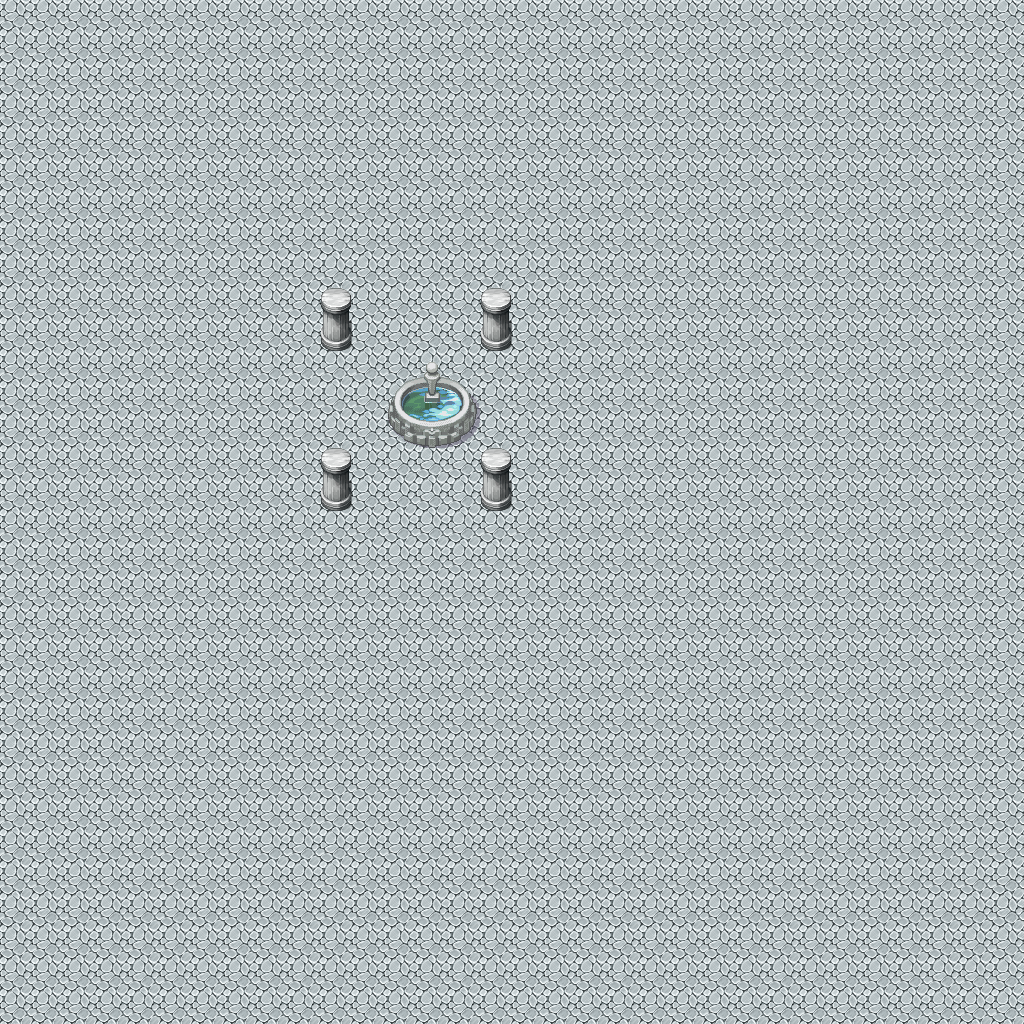

Tiled map render using the project's own tile images. Description and the whole map definition, tile-layer contents included, below:
An orthogonal 32x32 tile map with 32x32 px tiles, 2 tile layers (Background, Foreground) and 1 object (Source of life).

<map version="1.10" tiledversion="1.12.2" orientation="orthogonal" renderorder="right-down" width="32" height="32" tilewidth="32" tileheight="32" infinite="0" nextlayerid="4" nextobjectid="2">
 <tileset firstgid="1" name="World" tilewidth="32" tileheight="32" tilecount="3040" columns="32">
  <image source="../textures/World.png" width="1024" height="3040" />
 </tileset>
 <layer id="1" name="Background" width="32" height="32">
  <data encoding="csv">
70,70,70,70,70,70,70,70,70,70,70,70,70,70,70,70,70,70,70,70,70,70,70,70,70,70,70,70,70,70,70,70,
70,70,70,70,70,70,70,70,70,70,70,70,70,70,70,70,70,70,70,70,70,70,70,70,70,70,70,70,70,70,70,70,
70,70,70,70,70,70,70,70,70,70,70,70,70,70,70,70,70,70,70,70,70,70,70,70,70,70,70,70,70,70,70,70,
70,70,70,70,70,70,70,70,70,70,70,70,70,70,70,70,70,70,70,70,70,70,70,70,70,70,70,70,70,70,70,70,
70,70,70,70,70,70,70,70,70,70,70,70,70,70,70,70,70,70,70,70,70,70,70,70,70,70,70,70,70,70,70,70,
70,70,70,70,70,70,70,70,70,70,70,70,70,70,70,70,70,70,70,70,70,70,70,70,70,70,70,70,70,70,70,70,
70,70,70,70,70,70,70,70,70,70,70,70,70,70,70,70,70,70,70,70,70,70,70,70,70,70,70,70,70,70,70,70,
70,70,70,70,70,70,70,70,70,70,70,70,70,70,70,70,70,70,70,70,70,70,70,70,70,70,70,70,70,70,70,70,
70,70,70,70,70,70,70,70,70,70,70,70,70,70,70,70,70,70,70,70,70,70,70,70,70,70,70,70,70,70,70,70,
70,70,70,70,70,70,70,70,70,70,70,70,70,70,70,70,70,70,70,70,70,70,70,70,70,70,70,70,70,70,70,70,
70,70,70,70,70,70,70,70,70,70,70,70,70,70,70,70,70,70,70,70,70,70,70,70,70,70,70,70,70,70,70,70,
70,70,70,70,70,70,70,70,70,70,70,70,70,70,70,70,70,70,70,70,70,70,70,70,70,70,70,70,70,70,70,70,
70,70,70,70,70,70,70,70,70,70,70,70,70,70,70,70,70,70,70,70,70,70,70,70,70,70,70,70,70,70,70,70,
70,70,70,70,70,70,70,70,70,70,70,70,70,70,70,70,70,70,70,70,70,70,70,70,70,70,70,70,70,70,70,70,
70,70,70,70,70,70,70,70,70,70,70,70,70,70,70,70,70,70,70,70,70,70,70,70,70,70,70,70,70,70,70,70,
70,70,70,70,70,70,70,70,70,70,70,70,70,70,70,70,70,70,70,70,70,70,70,70,70,70,70,70,70,70,70,70,
70,70,70,70,70,70,70,70,70,70,70,70,70,70,70,70,70,70,70,70,70,70,70,70,70,70,70,70,70,70,70,70,
70,70,70,70,70,70,70,70,70,70,70,70,70,70,70,70,70,70,70,70,70,70,70,70,70,70,70,70,70,70,70,70,
70,70,70,70,70,70,70,70,70,70,70,70,70,70,70,70,70,70,70,70,70,70,70,70,70,70,70,70,70,70,70,70,
70,70,70,70,70,70,70,70,70,70,70,70,70,70,70,70,70,70,70,70,70,70,70,70,70,70,70,70,70,70,70,70,
70,70,70,70,70,70,70,70,70,70,70,70,70,70,70,70,70,70,70,70,70,70,70,70,70,70,70,70,70,70,70,70,
70,70,70,70,70,70,70,70,70,70,70,70,70,70,70,70,70,70,70,70,70,70,70,70,70,70,70,70,70,70,70,70,
70,70,70,70,70,70,70,70,70,70,70,70,70,70,70,70,70,70,70,70,70,70,70,70,70,70,70,70,70,70,70,70,
70,70,70,70,70,70,70,70,70,70,70,70,70,70,70,70,70,70,70,70,70,70,70,70,70,70,70,70,70,70,70,70,
70,70,70,70,70,70,70,70,70,70,70,70,70,70,70,70,70,70,70,70,70,70,70,70,70,70,70,70,70,70,70,70,
70,70,70,70,70,70,70,70,70,70,70,70,70,70,70,70,70,70,70,70,70,70,70,70,70,70,70,70,70,70,70,70,
70,70,70,70,70,70,70,70,70,70,70,70,70,70,70,70,70,70,70,70,70,70,70,70,70,70,70,70,70,70,70,70,
70,70,70,70,70,70,70,70,70,70,70,70,70,70,70,70,70,70,70,70,70,70,70,70,70,70,70,70,70,70,70,70,
70,70,70,70,70,70,70,70,70,70,70,70,70,70,70,70,70,70,70,70,70,70,70,70,70,70,70,70,70,70,70,70,
70,70,70,70,70,70,70,70,70,70,70,70,70,70,70,70,70,70,70,70,70,70,70,70,70,70,70,70,70,70,70,70,
70,70,70,70,70,70,70,70,70,70,70,70,70,70,70,70,70,70,70,70,70,70,70,70,70,70,70,70,70,70,70,70,
70,70,70,70,70,70,70,70,70,70,70,70,70,70,70,70,70,70,70,70,70,70,70,70,70,70,70,70,70,70,70,70
</data>
 </layer>
 <layer id="2" name="Foreground" width="32" height="32">
  <data encoding="csv">
0,0,0,0,0,0,0,0,0,0,0,0,0,0,0,0,0,0,0,0,0,0,0,0,0,0,0,0,0,0,0,0,
0,0,0,0,0,0,0,0,0,0,0,0,0,0,0,0,0,0,0,0,0,0,0,0,0,0,0,0,0,0,0,0,
0,0,0,0,0,0,0,0,0,0,0,0,0,0,0,0,0,0,0,0,0,0,0,0,0,0,0,0,0,0,0,0,
0,0,0,0,0,0,0,0,0,0,0,0,0,0,0,0,0,0,0,0,0,0,0,0,0,0,0,0,0,0,0,0,
0,0,0,0,0,0,0,0,0,0,0,0,0,0,0,0,0,0,0,0,0,0,0,0,0,0,0,0,0,0,0,0,
0,0,0,0,0,0,0,0,0,0,0,0,0,0,0,0,0,0,0,0,0,0,0,0,0,0,0,0,0,0,0,0,
0,0,0,0,0,0,0,0,0,0,0,0,0,0,0,0,0,0,0,0,0,0,0,0,0,0,0,0,0,0,0,0,
0,0,0,0,0,0,0,0,0,0,0,0,0,0,0,0,0,0,0,0,0,0,0,0,0,0,0,0,0,0,0,0,
0,0,0,0,0,0,0,0,0,0,0,0,0,0,0,0,0,0,0,0,0,0,0,0,0,0,0,0,0,0,0,0,
0,0,0,0,0,0,0,0,0,0,1738,0,0,0,0,1738,0,0,0,0,0,0,0,0,0,0,0,0,0,0,0,0,
0,0,0,0,0,0,0,0,0,0,1770,0,0,0,0,1770,0,0,0,0,0,0,0,0,0,0,0,0,0,0,0,0,
0,0,0,0,0,0,0,0,0,0,0,0,2021,2022,2023,0,0,0,0,0,0,0,0,0,0,0,0,0,0,0,0,0,
0,0,0,0,0,0,0,0,0,0,0,0,2053,2054,2055,0,0,0,0,0,0,0,0,0,0,0,0,0,0,0,0,0,
0,0,0,0,0,0,0,0,0,0,0,0,2085,2086,2087,0,0,0,0,0,0,0,0,0,0,0,0,0,0,0,0,0,
0,0,0,0,0,0,0,0,0,0,1738,0,0,0,0,1738,0,0,0,0,0,0,0,0,0,0,0,0,0,0,0,0,
0,0,0,0,0,0,0,0,0,0,1770,0,0,0,0,1770,0,0,0,0,0,0,0,0,0,0,0,0,0,0,0,0,
0,0,0,0,0,0,0,0,0,0,0,0,0,0,0,0,0,0,0,0,0,0,0,0,0,0,0,0,0,0,0,0,
0,0,0,0,0,0,0,0,0,0,0,0,0,0,0,0,0,0,0,0,0,0,0,0,0,0,0,0,0,0,0,0,
0,0,0,0,0,0,0,0,0,0,0,0,0,0,0,0,0,0,0,0,0,0,0,0,0,0,0,0,0,0,0,0,
0,0,0,0,0,0,0,0,0,0,0,0,0,0,0,0,0,0,0,0,0,0,0,0,0,0,0,0,0,0,0,0,
0,0,0,0,0,0,0,0,0,0,0,0,0,0,0,0,0,0,0,0,0,0,0,0,0,0,0,0,0,0,0,0,
0,0,0,0,0,0,0,0,0,0,0,0,0,0,0,0,0,0,0,0,0,0,0,0,0,0,0,0,0,0,0,0,
0,0,0,0,0,0,0,0,0,0,0,0,0,0,0,0,0,0,0,0,0,0,0,0,0,0,0,0,0,0,0,0,
0,0,0,0,0,0,0,0,0,0,0,0,0,0,0,0,0,0,0,0,0,0,0,0,0,0,0,0,0,0,0,0,
0,0,0,0,0,0,0,0,0,0,0,0,0,0,0,0,0,0,0,0,0,0,0,0,0,0,0,0,0,0,0,0,
0,0,0,0,0,0,0,0,0,0,0,0,0,0,0,0,0,0,0,0,0,0,0,0,0,0,0,0,0,0,0,0,
0,0,0,0,0,0,0,0,0,0,0,0,0,0,0,0,0,0,0,0,0,0,0,0,0,0,0,0,0,0,0,0,
0,0,0,0,0,0,0,0,0,0,0,0,0,0,0,0,0,0,0,0,0,0,0,0,0,0,0,0,0,0,0,0,
0,0,0,0,0,0,0,0,0,0,0,0,0,0,0,0,0,0,0,0,0,0,0,0,0,0,0,0,0,0,0,0,
0,0,0,0,0,0,0,0,0,0,0,0,0,0,0,0,0,0,0,0,0,0,0,0,0,0,0,0,0,0,0,0,
0,0,0,0,0,0,0,0,0,0,0,0,0,0,0,0,0,0,0,0,0,0,0,0,0,0,0,0,0,0,0,0,
0,0,0,0,0,0,0,0,0,0,0,0,0,0,0,0,0,0,0,0,0,0,0,0,0,0,0,0,0,0,0,0
</data>
 </layer>
 <objectgroup id="3" name="Objects">
  <object id="1" name="Source of life" x="392" y="367" width="80" height="83" />
 </objectgroup>
</map>
